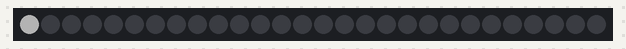
Recording of a sketch running on a simulated Arduino Nano, built with avr-gcc and run on an emulated ATmega328P. On the bench: 28 RGB LEDs in strip order, left to right. Dim RGB values are drawn brighter than linear.

Above: at 0.09 s.
At 5.1 s:
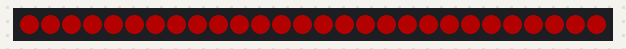
At 5.9 s:
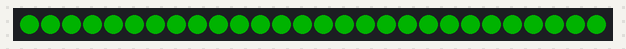
At 6.7 s:
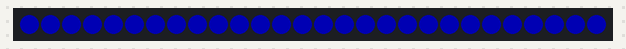
At 7.5 s:
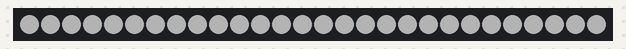

The sketch:

bringup.ino
```cpp
// WIDS LED wall — bring-up / smoke test.
// 28x SK6812 RGBW on data pin D6. Validates wiring, LED count, data direction,
// the LGT8F328 clone's WS2812 timing, and the RGB + white-die color order.
//
// Build for the LGT-Nano at 16 MHz (internal 32 MHz / div 2):
//   fqbn lgt8fx:avr:328:clock_source=internal,clock_div=2
#include <Adafruit_NeoPixel.h>

#define PIN 6
#define N   28
Adafruit_NeoPixel strip(N, PIN, NEO_GRBW + NEO_KHZ800);

void fillAll(uint32_t c) { for (int i = 0; i < N; i++) strip.setPixelColor(i, c); strip.show(); }

void setup() {
  strip.begin();
  strip.setBrightness(60);   // gentle on the supply during bring-up
  strip.clear();
  strip.show();
}

void loop() {
  // 1) WALK: light each LED alone (white), #0 first -> confirms count, order,
  //    and data direction. Watch which physical LED lights first.
  for (int i = 0; i < N; i++) {
    strip.clear();
    strip.setPixelColor(i, strip.Color(0, 0, 0, 255));  // white die only
    strip.show();
    delay(180);
  }
  // 2) COLOR TEST: whole strip R, G, B, then W (white die) -> confirms color
  //    order is correct (SK6812 = GRBW). If red shows green etc., order is off.
  fillAll(strip.Color(255, 0, 0, 0)); delay(800);   // red
  fillAll(strip.Color(0, 255, 0, 0)); delay(800);   // green
  fillAll(strip.Color(0, 0, 255, 0)); delay(800);   // blue
  fillAll(strip.Color(0, 0, 0, 255)); delay(800);   // white (dedicated W die)
  strip.clear(); strip.show(); delay(400);
}
```

Measured:
- by itself, everything shown: repeats every 8.7 s, in 33 steps
- what the display in image 1 shows lasts 0.8 s, from 5.1 s to 5.9 s
